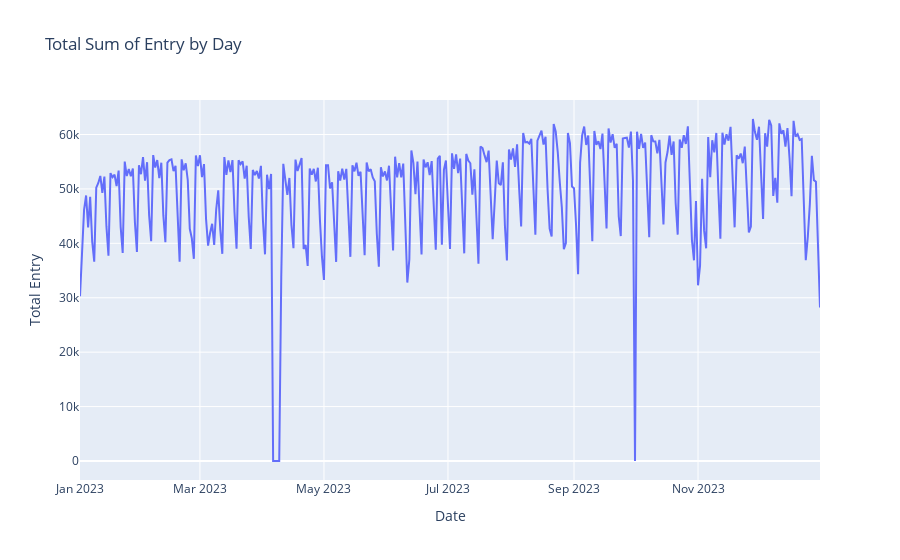

The notebook cell saved with this chart:
### Code cell
# Plot the total sum of 'Entry' by day
fig_day = px.line(daily_data, x='Date', y='Entry',
                  title='Total Sum of Entry by Day', labels={'Entry': 'Total Entry'})
fig_day.update_xaxes(title_text='Date')
fig_day.update_yaxes(title_text='Total Entry')
fig_day.show()

### Figure 1 — Plotly figure (JSON) as saved in the notebook; plotly's stock layout.template omitted (floating-point values rounded to 4 significant figures; data arrays with more than 128 entries replaced by an {"elided": "..."} marker saying what was removed)
{"data": [{"hovertemplate": "Date=%{x}<br>Total Entry=%{y}<extra></extra>", "legendgroup": "", "line": {"color": "#636efa", "dash": "solid"}, "marker": {"symbol": "circle"}, "mode": "lines", "name": "", "orientation": "v", "showlegend": false, "type": "scatter", "x": {"elided": "365 str values"}, "xaxis": "x", "y": {"elided": "365 int values"}, "yaxis": "y"}], "layout": {"legend": {"tracegroupgap": 0}, "title": {"text": "Total Sum of Entry by Day"}, "xaxis": {"anchor": "y", "domain": [0, 1], "title": {"text": "Date"}}, "yaxis": {"anchor": "x", "domain": [0, 1], "title": {"text": "Total Entry"}}}}
